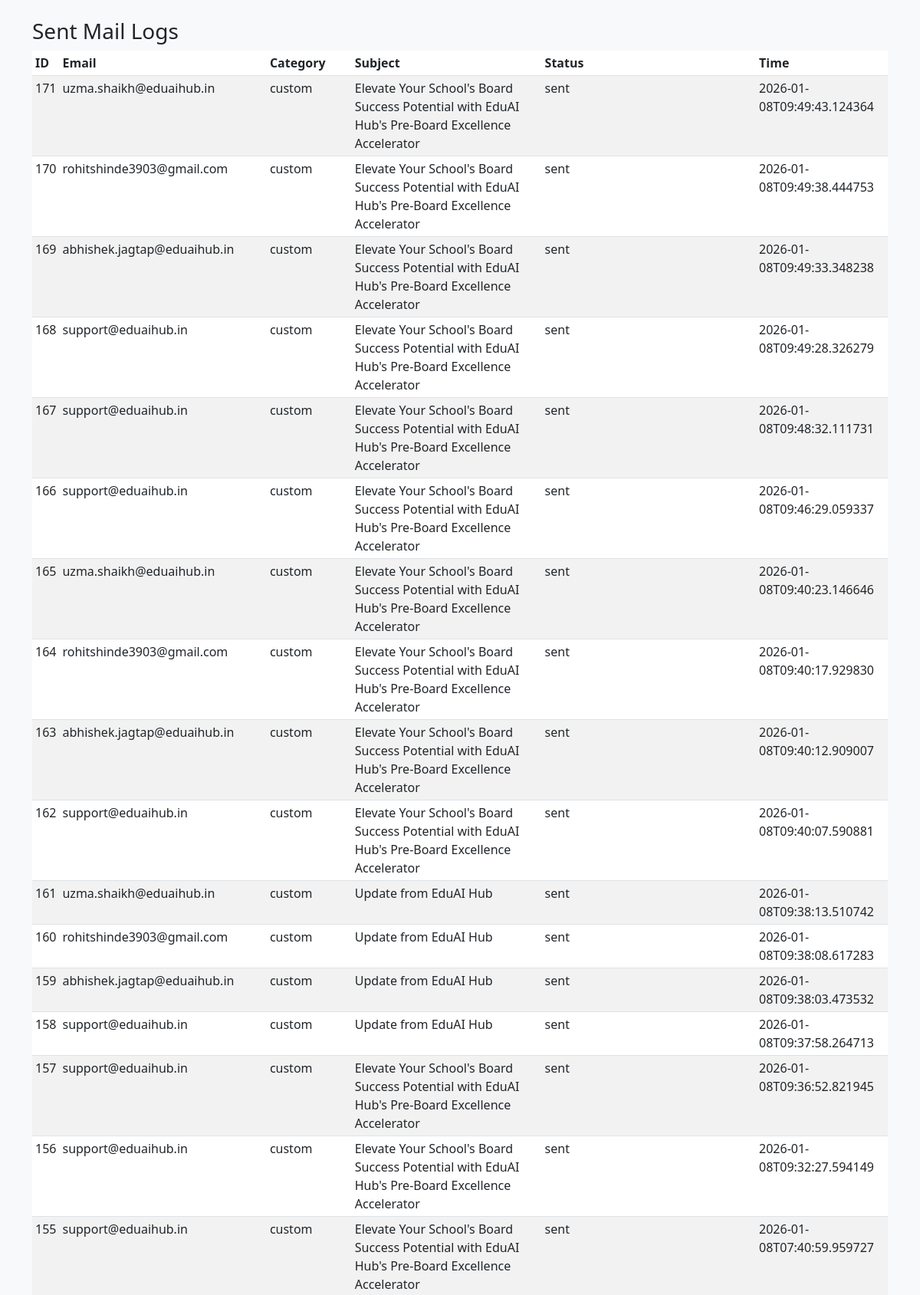
Page /logs (upper part) on the committed database.
### tables this page shows
CREATE TABLE logs (
                id INTEGER PRIMARY KEY AUTOINCREMENT,
                email TEXT,
                category TEXT,
                subject TEXT,
                status TEXT,
                ts TEXT
            );

### app.py (the view)
@app.route('/logs')
def logs_page():
    rows = mdb.get_logs(500)
    return render_template('logs.html', rows=rows)

### mailer/db.py (called while the page is built)
def get_logs(limit=200):
    with _lock:
        conn = sqlite3.connect(DB_PATH)
        cur = conn.cursor()
        cur.execute('SELECT id, email, category, subject, status, ts FROM logs ORDER BY id DESC LIMIT ?', (limit,))
        rows = cur.fetchall()
        conn.close()
    return rows

### templates/logs.html (shortened to what this page needs)
<!doctype html>
<html>
  <head>
    <link href="https://cdn.jsdelivr.net/npm/bootstrap@5.3.0/dist/css/bootstrap.min.css" rel="stylesheet">
  </head>
  <body class="bg-light">
    <div class="container py-4">
      <h3>Sent Mail Logs</h3>
      <table class="table table-sm table-striped">
        <thead>
          <tr><th>ID</th><th>Email</th><th>Category</th><th>Subject</th><th>Status</th><th>Time</th></tr>
        </thead>
        <tbody>
          {% for r in rows %}
          <tr>
            <td>{{ r[0] }}</td>
            <td>{{ r[1] }}</td>
            <td>{{ r[2] }}</td>
            <td>{{ r[3] }}</td>
            <td>{{ r[4] }}</td>
            <td>{{ r[5] }}</td>
          </tr>
          {% endfor %}
        </tbody>
      </table>
    </div>
  </body>
</html>

### rows in the picture
logs: id "171", email "uzma.shaikh@eduaihub.in", category "custom", subject "Elevate Your School's Board Success Potential with EduAI Hub's Pre-Board Excellence Accelerator", status "sent", ts "2026-01-08T09:49:43.124364"
logs: id "170", email "rohitshinde3903@gmail.com", category "custom", subject "Elevate Your School's Board Success Potential with EduAI Hub's Pre-Board Excellence Accelerator", status "sent", ts "2026-01-08T09:49:38.444753"
logs: id "169", email "abhishek.jagtap@eduaihub.in", category "custom", subject "Elevate Your School's Board Success Potential with EduAI Hub's Pre-Board Excellence Accelerator", status "sent", ts "2026-01-08T09:49:33.348238"
logs: id "168", email "support@eduaihub.in", category "custom", subject "Elevate Your School's Board Success Potential with EduAI Hub's Pre-Board Excellence Accelerator", status "sent", ts "2026-01-08T09:49:28.326279"
logs: id "167", email "support@eduaihub.in", category "custom", subject "Elevate Your School's Board Success Potential with EduAI Hub's Pre-Board Excellence Accelerator", status "sent", ts "2026-01-08T09:48:32.111731"
logs: id "166", email "support@eduaihub.in", category "custom", subject "Elevate Your School's Board Success Potential with EduAI Hub's Pre-Board Excellence Accelerator", status "sent", ts "2026-01-08T09:46:29.059337"
logs: id "165", email "uzma.shaikh@eduaihub.in", category "custom", subject "Elevate Your School's Board Success Potential with EduAI Hub's Pre-Board Excellence Accelerator", status "sent", ts "2026-01-08T09:40:23.146646"
logs: id "164", email "rohitshinde3903@gmail.com", category "custom", subject "Elevate Your School's Board Success Potential with EduAI Hub's Pre-Board Excellence Accelerator", status "sent", ts "2026-01-08T09:40:17.929830"
logs: id "163", email "abhishek.jagtap@eduaihub.in", category "custom", subject "Elevate Your School's Board Success Potential with EduAI Hub's Pre-Board Excellence Accelerator", status "sent", ts "2026-01-08T09:40:12.909007"
logs: id "162", email "support@eduaihub.in", category "custom", subject "Elevate Your School's Board Success Potential with EduAI Hub's Pre-Board Excellence Accelerator", status "sent", ts "2026-01-08T09:40:07.590881"
logs: id "161", email "uzma.shaikh@eduaihub.in", category "custom", subject "Update from EduAI Hub", status "sent", ts "2026-01-08T09:38:13.510742"
logs: id "160", email "rohitshinde3903@gmail.com", category "custom", subject "Update from EduAI Hub", status "sent", ts "2026-01-08T09:38:08.617283"
logs: id "159", email "abhishek.jagtap@eduaihub.in", category "custom", subject "Update from EduAI Hub", status "sent", ts "2026-01-08T09:38:03.473532"
logs: id "158", email "support@eduaihub.in", category "custom", subject "Update from EduAI Hub", status "sent", ts "2026-01-08T09:37:58.264713"
logs: id "157", email "support@eduaihub.in", category "custom", subject "Elevate Your School's Board Success Potential with EduAI Hub's Pre-Board Excellence Accelerator", status "sent", ts "2026-01-08T09:36:52.821945"
logs: id "156", email "support@eduaihub.in", category "custom", subject "Elevate Your School's Board Success Potential with EduAI Hub's Pre-Board Excellence Accelerator", status "sent", ts "2026-01-08T09:32:27.594149"
logs: id "155", email "support@eduaihub.in", category "custom", subject "Elevate Your School's Board Success Potential with EduAI Hub's Pre-Board Excellence Accelerator", status "sent", ts "2026-01-08T07:40:59.959727"
